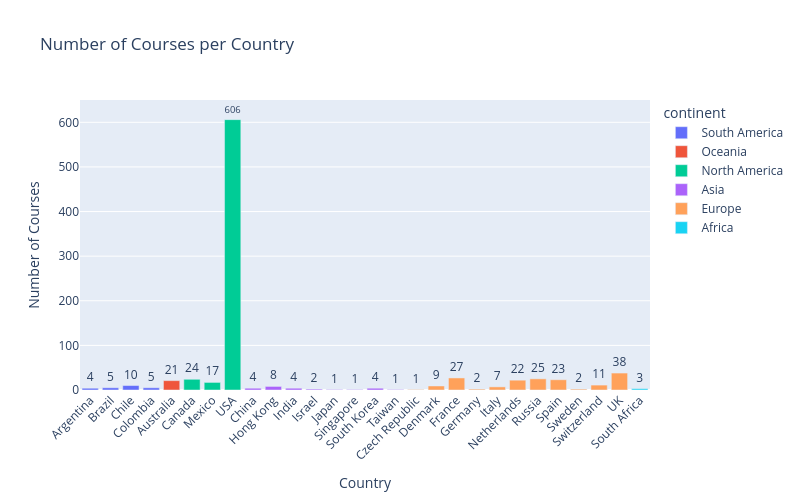

The cell this chart's notebook holds for it:
### Code cell
fig = px.bar(
    prepared_df,
    x="country",
    y="course_count",
    color="continent",
    text="course_count",
    title="Number of Courses per Country",
)

fig.update_layout(
    xaxis_title="Country",
    yaxis=dict(title="Number of Courses", range=[0, 650]),
    xaxis_tickangle=-45,
    height=500,
    width=800,
)

fig.update_traces(textposition="outside")
fig.show()

### Figure 1 — Plotly figure (JSON) as saved in the notebook; plotly's stock layout.template omitted (floating-point values rounded to 4 significant figures)
{"data": [{"hovertemplate": "continent=South America<br>country=%{x}<br>course_count=%{text}<extra></extra>", "legendgroup": "South America", "marker": {"color": "#636efa", "pattern": {"shape": ""}}, "name": "South America", "orientation": "v", "showlegend": true, "text": [4.0, 5.0, 10.0, 5.0], "textposition": "outside", "type": "bar", "x": ["Argentina", "Brazil", "Chile", "Colombia"], "xaxis": "x", "y": [4, 5, 10, 5], "yaxis": "y"}, {"hovertemplate": "continent=Oceania<br>country=%{x}<br>course_count=%{text}<extra></extra>", "legendgroup": "Oceania", "marker": {"color": "#EF553B", "pattern": {"shape": ""}}, "name": "Oceania", "orientation": "v", "showlegend": true, "text": [21.0], "textposition": "outside", "type": "bar", "x": ["Australia"], "xaxis": "x", "y": [21], "yaxis": "y"}, {"hovertemplate": "continent=North America<br>country=%{x}<br>course_count=%{text}<extra></extra>", "legendgroup": "North America", "marker": {"color": "#00cc96", "pattern": {"shape": ""}}, "name": "North America", "orientation": "v", "showlegend": true, "text": [24.0, 17.0, 606.0], "textposition": "outside", "type": "bar", "x": ["Canada", "Mexico", "USA"], "xaxis": "x", "y": [24, 17, 606], "yaxis": "y"}, {"hovertemplate": "continent=Asia<br>country=%{x}<br>course_count=%{text}<extra></extra>", "legendgroup": "Asia", "marker": {"color": "#ab63fa", "pattern": {"shape": ""}}, "name": "Asia", "orientation": "v", "showlegend": true, "text": [4.0, 8.0, 4.0, 2.0, 1.0, 1.0, 4.0, 1.0], "textposition": "outside", "type": "bar", "x": ["China", "Hong Kong", "India", "Israel", "Japan", "Singapore", "South Korea", "Taiwan"], "xaxis": "x", "y": [4, 8, 4, 2, 1, 1, 4, 1], "yaxis": "y"}, {"hovertemplate": "continent=Europe<br>country=%{x}<br>course_count=%{text}<extra></extra>", "legendgroup": "Europe", "marker": {"color": "#FFA15A", "pattern": {"shape": ""}}, "name": "Europe", "orientation": "v", "showlegend": true, "text": [1.0, 9.0, 27.0, 2.0, 7.0, 22.0, 25.0, 23.0, 2.0, 11.0, 38.0], "textposition": "outside", "type": "bar", "x": ["Czech Republic", "Denmark", "France", "Germany", "Italy", "Netherlands", "Russia", "Spain", "Sweden", "Switzerland", "UK"], "xaxis": "x", "y": [1, 9, 27, 2, 7, 22, 25, 23, 2, 11, 38], "yaxis": "y"}, {"hovertemplate": "continent=Africa<br>country=%{x}<br>course_count=%{text}<extra></extra>", "legendgroup": "Africa", "marker": {"color": "#19d3f3", "pattern": {"shape": ""}}, "name": "Africa", "orientation": "v", "showlegend": true, "text": [3.0], "textposition": "outside", "type": "bar", "x": ["South Africa"], "xaxis": "x", "y": [3], "yaxis": "y"}], "layout": {"barmode": "relative", "height": 500, "legend": {"title": {"text": "continent"}, "tracegroupgap": 0}, "title": {"text": "Number of Courses per Country"}, "width": 800, "xaxis": {"anchor": "y", "domain": [0, 1], "tickangle": -45, "title": {"text": "Country"}}, "yaxis": {"anchor": "x", "domain": [0, 1], "range": [0, 650], "title": {"text": "Number of Courses"}}}}
